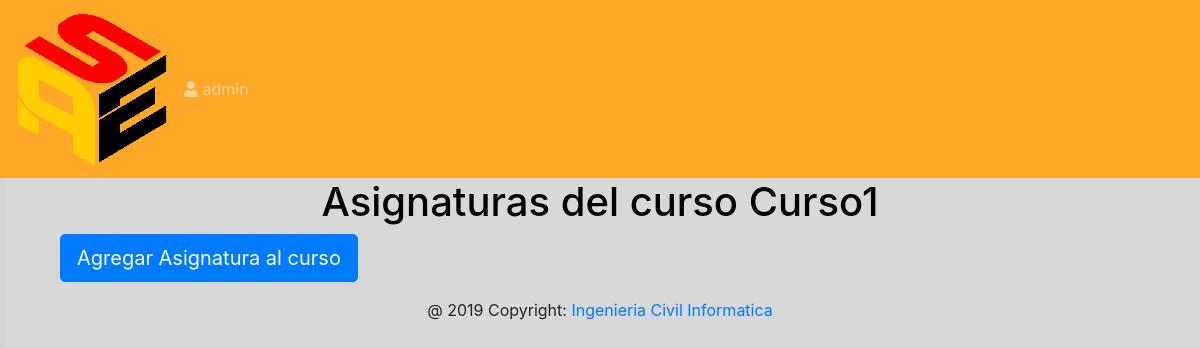
Page /colegio/1/1/asignaturas/ (signed in) on the earlier database version.
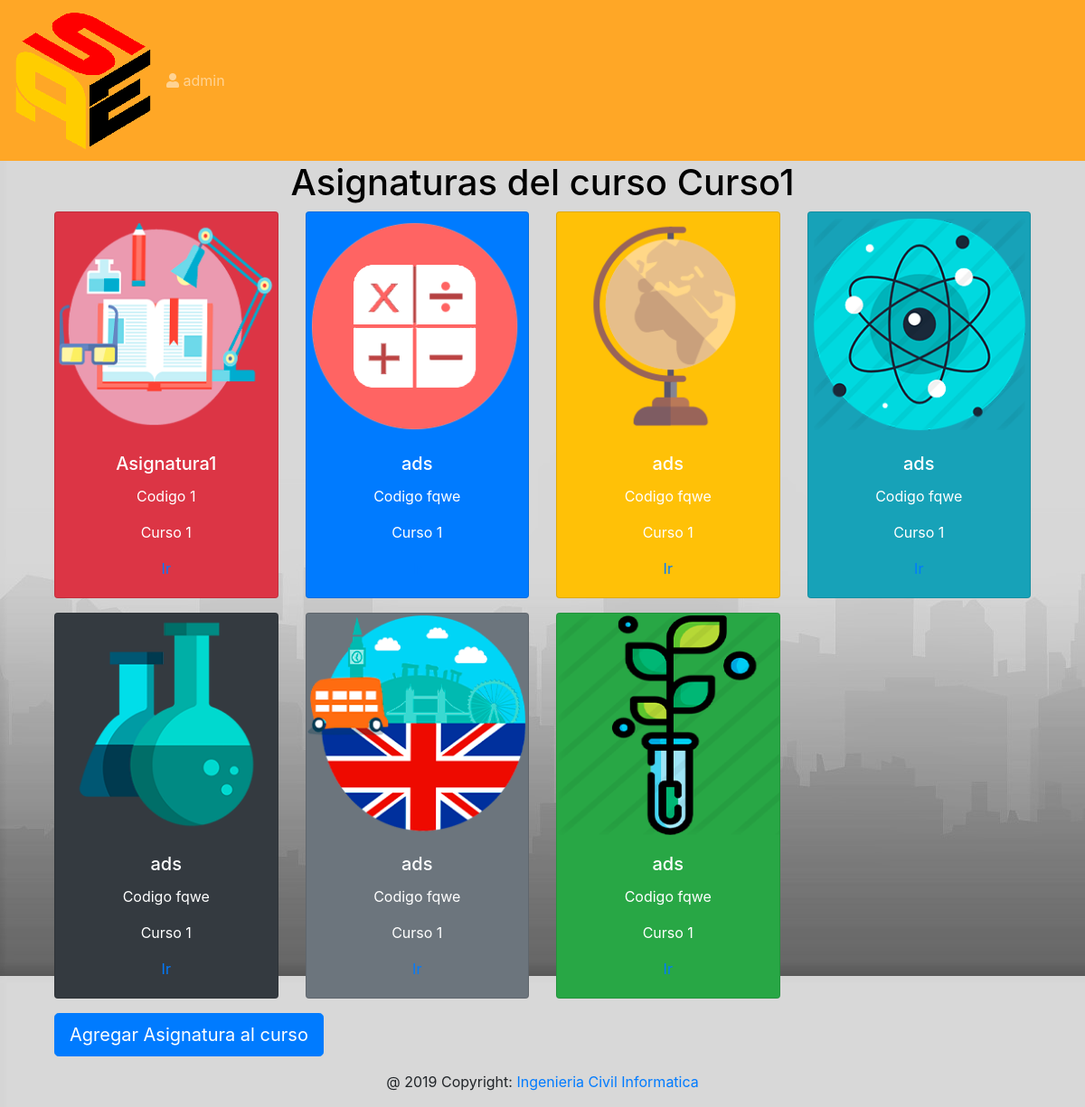
Same page on the later database version.
### Registro/models.py (models this page shows, shortened)
class Asignatura(models.Model):
	materias= (
        ('leg', 'Lenguaje'),
        ('mat', 'Matematicas'),
        ('his', 'Historia'),
        ('fis', 'Fisica'),
        ('qui', 'Quimica'),
        ('bio', 'Biologia'),
        ('ing', 'Ingles'),
    )
	nombre_asignatura=models.CharField(max_length=20)
	codigo=models.CharField(max_length=4)
	curso=models.ForeignKey(Curso,on_delete=models.CASCADE)
	profesor=models.ForeignKey(Profesor,on_delete=models.CASCADE)
	unidades=models.PositiveIntegerField(default=0, blank=True, null=True)
	materia=models.CharField(max_length=3,choices=materias, blank=True, null=True)
	asignaturas= models.Manager()

class Curso(models.Model):
	nombrecurso=models.CharField(max_length=20)
	codigo_curso=models.CharField(max_length=4)
	colegio= models.ForeignKey(Colegio,on_delete=models.CASCADE)
	cursos=models.Manager()
	def __str__(self):
		return "{}".format(self.codigo_curso)

### Registro/views.py (the view)
# urls.py: re_path(r'^colegio/(?P<pk_colegio>\d+)/(?P<pk_curso>\d+)/asignaturas/$', views.HomeAsignaturasCursoView.as_view(), name='asignaturas_del_curso'),
class HomeAsignaturasCursoView(LoginRequiredMixin, TemplateView):
	def get(self,request,**kwargs):
		nombre = kwargs["pk_curso"]
		return render(request,'asignaturas_curso.html',{'asignaturas':Asignatura.asignaturas.all(),'curso':Curso.cursos.get(id=nombre),'tipo':1})

### Registro/templates/asignaturas_curso.html (shortened to what the changed rows need)
{% extends 'base.html' %}
{% load staticfiles %}
{% block content %}
<h1><center>Asignaturas del curso {{curso.nombrecurso}}</center></h1>
 <div class="container">
 	<div class="row mt-2">
 {% for asignatura in asignaturas %}
 	{% ifequal asignatura.curso_id curso.id %}
 		{% ifequal asignatura.materia "len" %}
 		<div class="col-sm-3">
 			<div class="card text-center text-white bg-danger mb-3" style="max-width: 18rem;">
 				<img class="card-img-top" src="{% static 'images/LENGUAJE.png' %}" alt="Card image cap">
 				<div class="card-body">
 					<h5 class="card-title">{{asignatura.nombre_asignatura}}</h5>
 					<p class="card-text">Codigo {{asignatura.codigo}}</p>
 					<p class="card-text">Curso {{asignatura.curso}}</p>
 					<a href="/colegio/{{curso.colegio.id}}/{{asignatura.curso_id}}/asignaturas/{{asignatura.id}} " class="card-link">Ir</a>
 				</div>
 			</div>
 		</div>
 		{% endifequal %}
 		{% ifequal asignatura.materia "mat" %}
 		<div class="col-sm-3">
 			<div class="card text-center text-white bg-primary mb-3" style="max-width: 18rem;">
 				<img class="card-img-top" src="{% static 'images/MATEMATICAS.png' %}" alt="Card image cap">
 				<div class="card-body">
 					<h5 class="card-title">{{asignatura.nombre_asignatura}}</h5>
 					<p class="card-text">Codigo {{asignatura.codigo}}</p>
 					<p class="card-text">Curso {{asignatura.curso}}</p>
 					<a href="/colegio/{{curso.colegio.id}}/{{asignatura.curso_id}}/asignaturas/{{asignatura.id}} " class="card-link">Ir</a>
 				</div>
 			</div>
 		</div>
 		{% endifequal %}
 		{% ifequal asignatura.materia "his" %}
 		<div class="col-sm-3">
 			<div class="card  text-center text-white bg-warning mb-3" style="max-width: 18rem;">
 				<img class="card-img-top" src="{% static 'images/HISTORIA.png' %}" alt="Card image cap">
 				<div class="card-body">
 					<h5 class="card-title">{{asignatura.nombre_asignatura}}</h5>
 					<p class="card-text">Codigo {{asignatura.codigo}}</p>
 					<p class="card-text">Curso {{asignatura.curso}}</p>
 					<a href="/colegio/{{curso.colegio.id}}/{{asignatura.curso_id}}/asignaturas/{{asignatura.id}} " class="card-link">Ir</a>
 				</div>
 			</div>
 		</div>
 		{% endifequal %}
 		{% ifequal asignatura.materia "fis" %}
 		<div class="col-sm-3">
 			<div class="card text-center text-white bg-info mb-3" style="max-width: 18rem;">
 				<img class="card-img-top" src="{% static 'images/FISICA.png' %}" alt="Card image cap">
 				<div class="card-body">
 					<h5 class="card-title">{{asignatura.nombre_asignatura}}</h5>
 					<p class="card-text">Codigo {{asignatura.codigo}}</p>
 					<p class="card-text">Curso {{asignatura.curso}}</p>
 					<a href="/colegio/{{curso.colegio.id}}/{{asignatura.curso_id}}/asignaturas/{{asignatura.id}} " class="card-link">Ir</a>
 				</div>
 			</div>
 		</div>
 		{% endifequal %}
 		{% ifequal asignatura.materia "qui" %}
 		<div class="col-sm-3">
 			<div class="card text-center text-white bg-dark mb-3" style="max-width: 18rem;">
 				<img class="card-img-top" src="{% static 'images/QUIMICA.png' %}" alt="Card image cap">
 				<div class="card-body">
 					<h5 class="card-title">{{asignatura.nombre_asignatura}}</h5>
 					<p class="card-text">Codigo {{asignatura.codigo}}</p>
 					<p class="card-text">Curso {{asignatura.curso}}</p>
 					<a href="/colegio/{{curso.colegio.id}}/{{asignatura.curso_id}}/asignaturas/{{asignatura.id}} " class="card-link">Ir</a>
 				</div>
 			</div>
 		</div>
 		{% endifequal %}
 		{% ifequal asignatura.materia "bio" %}
 		<div class="col-sm-3">
 			<div class="card text-center text-white bg-success mb-3" style="max-width: 18rem;">
 				<img class="card-img-top" src="{% static 'images/BIOLOGIA.png' %}" alt="Card image cap">
 				<div class="card-body">
 					<h5 class="card-title">{{asignatura.nombre_asignatura}}</h5>
 					<p class="card-text">Codigo {{asignatura.codigo}}</p>
 					<p class="card-text">Curso {{asignatura.curso}}</p>
 					<a href="/colegio/{{curso.colegio.id}}/{{asignatura.curso_id}}/asignaturas/{{asignatura.id}} " class="card-link">Ir</a>
 				</div>
 			</div>
 		</div>
 		{% endifequal %}
 		{% ifequal asignatura.materia "ing" %}
 		<div class="col-sm-3">
 			<div class="card text-center text-white bg-secondary mb-3" style="max-width: 18rem;">
 				<img class="card-img-top" src="{% static 'images/INGLES.png' %}" alt="Card image cap">
 				<div class="card-body">
 					<h5 class="card-title">{{asignatura.nombre_asignatura}}</h5>
 					<p class="card-text">Codigo {{asignatura.codigo}}</p>
 					<p class="card-text">Curso {{asignatura.curso}}</p>
 					<a href="/colegio/{{curso.colegio.id}}/{{asignatura.curso_id}}/asignaturas/{{asignatura.id}} " class="card-link">Ir</a>
 				</div>
 			</div>
 		</div>
 		{% endifequal %}
 	{% endifequal %}
 {% endfor %}
 {% ifnotequal user.first_name 2%}
 	</div>
 </div>
 {% endifnotequal %}
{% endblock %}

Differences in the rows shown:
now on this page (row edited): Asignatura: nombre_asignatura "Asignatura1", codigo "1", curso "1"
now on this page (row edited): Asignatura: nombre_asignatura "ads", codigo "fqwe", curso "1"
now on this page (row edited): Asignatura: nombre_asignatura "ads", codigo "fqwe", curso "1"
now on this page (row edited): Asignatura: nombre_asignatura "ads", codigo "fqwe", curso "1"
now on this page (row edited): Asignatura: nombre_asignatura "ads", codigo "fqwe", curso "1"
now on this page (row edited): Asignatura: nombre_asignatura "ads", codigo "fqwe", curso "1"
now on this page (row edited): Asignatura: nombre_asignatura "ads", codigo "fqwe", curso "1"
